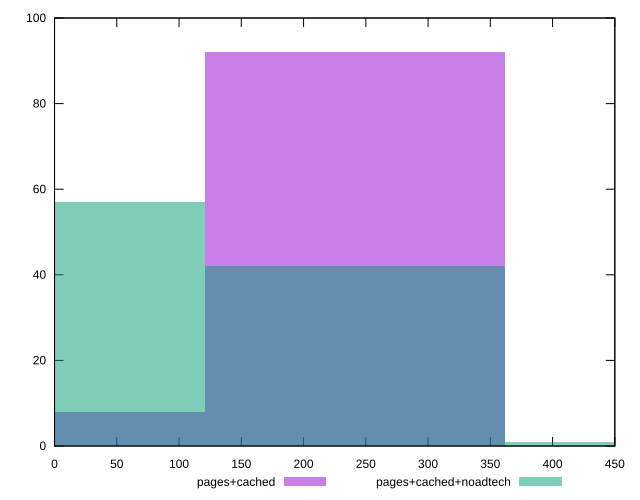

Here is the gnuplot script that generated this plot:
reset

$pagesCached <<EOF
241.10895573223627 92
0 8
EOF

$pagesCachedNoadtech <<EOF
0 57
241.10895573223627 42
482.21791146447254 1
EOF

set key outside below
set boxwidth 241.10895573223627
set xrange [0:450]
set yrange [0:100]
set trange [0:100]
set style fill transparent solid 0.5 noborder
set terminal svg size 640, 500 enhanced background rgb 'white'
set output "report_00015_2021-02-09T16-11-33.973Z/offscreen-images/comparison/histogram/1_vs_2.svg"

plot $pagesCached title "pages+cached" with boxes, \
     $pagesCachedNoadtech title "pages+cached+noadtech" with boxes

reset
